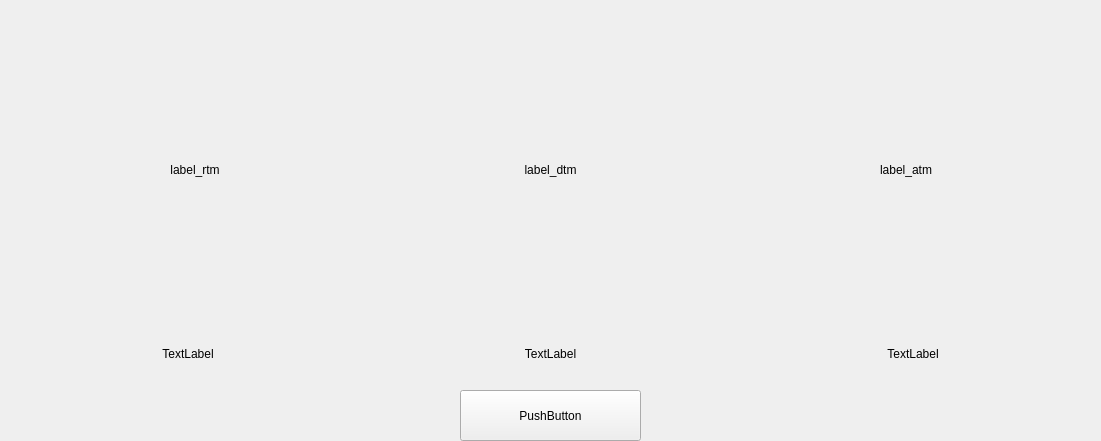
<?xml version="1.0" encoding="UTF-8"?>
<ui version="4.0">
 <class>Form</class>
 <widget class="QWidget" name="Form">
  <property name="windowTitle">
   <string>Form</string>
  </property>
  <widget class="QWidget" name="verticalLayoutWidget">
   <property name="geometry">
    <rect>
     <x>0</x>
     <y>0</y>
     <width>1101</width>
     <height>381</height>
    </rect>
   </property>
   <layout class="QVBoxLayout" name="verticalLayout">
    <property name="leftMargin">
     <number>10</number>
    </property>
    <property name="topMargin">
     <number>10</number>
    </property>
    <property name="rightMargin">
     <number>10</number>
    </property>
    <property name="bottomMargin">
     <number>10</number>
    </property>
    <item>
     <layout class="QHBoxLayout" name="horizontalLayout">
      <property name="leftMargin">
       <number>10</number>
      </property>
      <property name="topMargin">
       <number>10</number>
      </property>
      <property name="rightMargin">
       <number>10</number>
      </property>
      <property name="bottomMargin">
       <number>10</number>
      </property>
      <item>
       <widget class="QLabel" name="label_rtm">
        <property name="minimumSize">
         <size>
          <width>300</width>
          <height>300</height>
         </size>
        </property>
        <property name="text">
         <string>label_rtm</string>
        </property>
        <property name="alignment">
         <set>Qt::AlignCenter</set>
        </property>
       </widget>
      </item>
      <item>
       <widget class="QLabel" name="label_dtm">
        <property name="minimumSize">
         <size>
          <width>300</width>
          <height>300</height>
         </size>
        </property>
        <property name="text">
         <string>label_dtm</string>
        </property>
        <property name="alignment">
         <set>Qt::AlignCenter</set>
        </property>
       </widget>
      </item>
      <item>
       <widget class="QLabel" name="label_atm">
        <property name="minimumSize">
         <size>
          <width>300</width>
          <height>300</height>
         </size>
        </property>
        <property name="text">
         <string>label_atm</string>
        </property>
        <property name="alignment">
         <set>Qt::AlignCenter</set>
        </property>
       </widget>
      </item>
     </layout>
    </item>
    <item>
     <layout class="QHBoxLayout" name="horizontalLayout_2">
      <item>
       <widget class="QLabel" name="RTM">
        <property name="minimumSize">
         <size>
          <width>300</width>
          <height>10</height>
         </size>
        </property>
        <property name="text">
         <string>TextLabel</string>
        </property>
        <property name="alignment">
         <set>Qt::AlignCenter</set>
        </property>
       </widget>
      </item>
      <item>
       <widget class="QLabel" name="DTM">
        <property name="minimumSize">
         <size>
          <width>300</width>
          <height>10</height>
         </size>
        </property>
        <property name="text">
         <string>TextLabel</string>
        </property>
        <property name="alignment">
         <set>Qt::AlignCenter</set>
        </property>
       </widget>
      </item>
      <item>
       <widget class="QLabel" name="ATM">
        <property name="minimumSize">
         <size>
          <width>300</width>
          <height>10</height>
         </size>
        </property>
        <property name="text">
         <string>TextLabel</string>
        </property>
        <property name="alignment">
         <set>Qt::AlignCenter</set>
        </property>
       </widget>
      </item>
     </layout>
    </item>
   </layout>
  </widget>
  <widget class="QPushButton" name="pushButton">
   <property name="geometry">
    <rect>
     <x>460</x>
     <y>390</y>
     <width>181</width>
     <height>51</height>
    </rect>
   </property>
   <property name="text">
    <string>PushButton</string>
   </property>
  </widget>
 </widget>
 <resources/>
 <connections/>
</ui>
